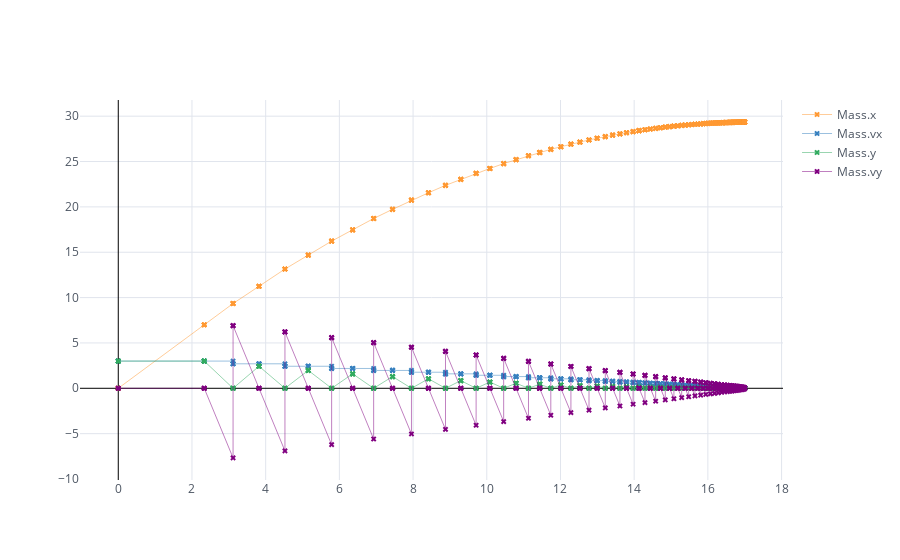

The notebook cell this image was saved under:
### Markdown cell above
## Run Simulation (advance time)
Below is the code that simulates time advance.
Following that, we let *plotly* draw a graph. (Try analyzing it by zooming in and looking at the measurement points).


**The simulation breaks at some point shortly after 17 timeunits**

**Warning**  
Note, that the graph only shows the most current values at a timestamp. Therefore it looks like the y-velocity `vy` is always positive.
This is not correct!
The plots measurement points shown are the values *after* the transitions are fired (and the related actions override the values from before).

A CREST transition firing consists of the following steps:
 1. advance time, calculate the new port value  
 2. fire transition + execute transition actions
 3. stabilise and calculate new port values (execute updates with dt = 0)

After each one of these steps, the values are logged into a time-portvalue map. 
In the case of the `vy` port, this means that step 1 will calculate the velocity at transition from `falling` to `bouncing` (which will a negative value since it will be the fastest right at the time of bouncing off). As soon as the transition is fired, the action will calculate a new value for `vy`, without any time advancing. 
This means the new value of `vy` will replace the old `vy` value in the plot.

Although the plotted measurement points (the cross-markers) are correct values, the connection lines in the below plot are misleading.
We hope to improve the tracing and plotting capabilities.

**Debug Info:** If you only see a white box but no graph, try deactivating your adblocker. In some situations AdblockPlus and PrivacyBadger were preventing the required JavaScript from loading.

### Code cell
mass = Mass(x0=0, vx0=3)
mass_sim = Simulator(mass)
mass_sim.stabilise()        # stabilize the system (make sure the initial values are propagated and the x and vx-out values are set correctly)
mass_sim.advance(17)        # advance time     --- Note, advancing more than 17.186372009515782 will kill the Python kernel. Please don't do it! (Restart with Kernel -> Restart & Run All above if you already did )

mass_sim.traces.plot(traces=[mass.x, mass.vx, mass.y, mass.vy])

### Figure 1 — Plotly figure (JSON) as saved in the notebook; plotly's stock layout.template omitted (floating-point values rounded to 4 significant figures; data arrays with more than 128 entries replaced by an {"elided": "..."} marker saying what was removed)
{"data": [{"line": {"color": "rgba(255, 153, 51, 1.0)", "dash": "solid", "shape": "linear", "width": 0.5}, "marker": {"size": 5, "symbol": "x"}, "mode": "markers+lines", "name": "Mass.x", "text": "", "type": "scatter", "uid": "c7b24d67-2247-4e47-b0f8-8ae2fb60d3f4", "x": {"elided": "355 float values"}, "y": {"elided": "355 float values"}}, {"line": {"color": "rgba(55, 128, 191, 1.0)", "dash": "solid", "shape": "linear", "width": 0.5}, "marker": {"size": 5, "symbol": "x"}, "mode": "markers+lines", "name": "Mass.vx", "text": "", "type": "scatter", "uid": "bf00830e-f187-4d5b-b42f-f07e7fbde835", "x": {"elided": "355 float values"}, "y": {"elided": "355 float values"}}, {"line": {"color": "rgba(50, 171, 96, 1.0)", "dash": "solid", "shape": "linear", "width": 0.5}, "marker": {"size": 5, "symbol": "x"}, "mode": "markers+lines", "name": "Mass.y", "text": "", "type": "scatter", "uid": "9dcd7e70-071c-4070-9914-1d4bab549903", "x": {"elided": "355 float values"}, "y": {"elided": "355 float values"}}, {"line": {"color": "rgba(128, 0, 128, 1.0)", "dash": "solid", "shape": "linear", "width": 0.5}, "marker": {"size": 5, "symbol": "x"}, "mode": "markers+lines", "name": "Mass.vy", "text": "", "type": "scatter", "uid": "687136cf-b63a-4715-84a6-ecd39ce3bee4", "x": {"elided": "355 float values"}, "y": {"elided": "355 float values"}}], "layout": {"autosize": true, "legend": {"bgcolor": "#FFFFFF", "font": {"color": "#4D5663"}}, "paper_bgcolor": "#FFFFFF", "plot_bgcolor": "#FFFFFF", "title": {"font": {"color": "#4D5663"}}, "xaxis": {"autorange": true, "gridcolor": "#E1E5ED", "range": [-0.9836, 17.98], "showgrid": true, "tickfont": {"color": "#4D5663"}, "title": {"font": {"color": "#4D5663"}, "text": ""}, "type": "linear", "zerolinecolor": "black"}, "yaxis": {"autorange": true, "gridcolor": "#E1E5ED", "range": [-10.27, 31.94], "showgrid": true, "tickfont": {"color": "#4D5663"}, "title": {"font": {"color": "#4D5663"}, "text": ""}, "type": "linear", "zerolinecolor": "black"}}}
